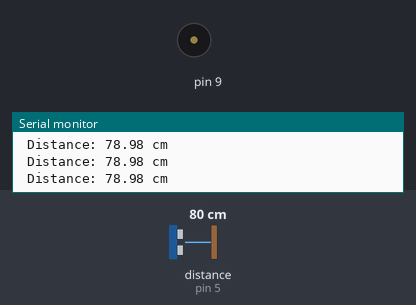
The sketch below on a simulated Arduino Uno, built with avr-gcc and run on an emulated ATmega328P. Parts: buzzer (waves = sounding), the last lines printed to the serial monitor. Wiring (inferred from the names in the program): ultrasonic range finder: trigger pin 6; echo pin 5. The test bench sets the inputs (shaded band); at power-on: distance to the obstacle (sensor on pin 5) 80 cm. The echo pulse lasts 58.3 µs per cm.

Above: at 1.2 s.
1.3 s: distance to the obstacle (sensor on pin 5) set to 32 cm
2.8 s: distance to the obstacle (sensor on pin 5) set to 29 cm
At 3.1 s:
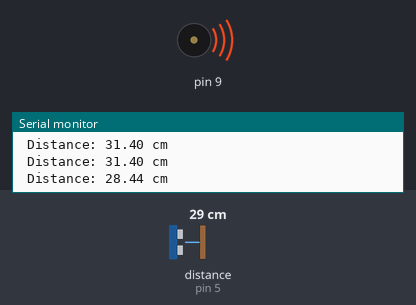
5.8 s: distance to the obstacle (sensor on pin 5) set to 250 cm
At 7.0 s:
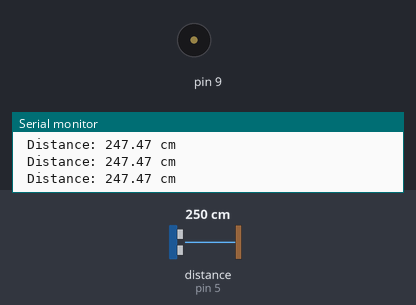
Timing chart, 0 to 8.8 s (numbered marks = the images above; inputs shaded):
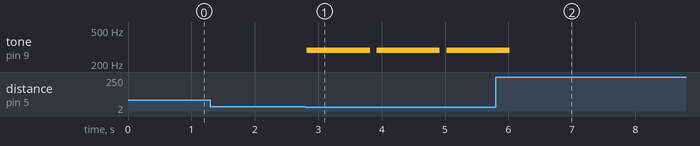

Measured:
- the behaviour switches between 31 and 30 cm on distance to the obstacle (sensor on pin 5) (found by bisection; images 0 and 1)
- after the input at 2.8 s, tone on pin 9: alternates 290 Hz for 1.0 s and silent for 0.10 s, starting at once
- after the input at 5.8 s, tone on pin 9: goes on until 6.0 s, then stays silent

The sketch:

sketch-proximity-sensor-for-blind.ino
```cpp
int triggerPin=6;
int echoPin=5;

float distance;
float duration;

void setup()
{
  Serial.begin(9600);
  pinMode(triggerPin,OUTPUT);
  pinMode(echoPin, INPUT);
}

void loop()
{

  digitalWrite(triggerPin, LOW);
  delayMicroseconds(2); // Wait for 2 microseconds

  digitalWrite(triggerPin, HIGH);
  delayMicroseconds(10); // Wait for 10 microseconds

  digitalWrite(triggerPin, LOW);


  duration=pulseIn(echoPin, HIGH);
  distance=(duration*0.034)/2;

  Serial.print("\n Distance: ");
  Serial.print(distance);
  Serial.print(" cm");

  if (distance < 10) {
    tone(9, 1331);
    delay(100);
    noTone(9);
  } else if (distance < 20) {
    tone(9, 1331);
    delay(440);
    noTone(9);
  } else if (distance < 30) {
    tone(9, 290);
    delay(1000);
    noTone(9);
  } else {
    noTone(9);
  }

  delay(100);
}
              
```
